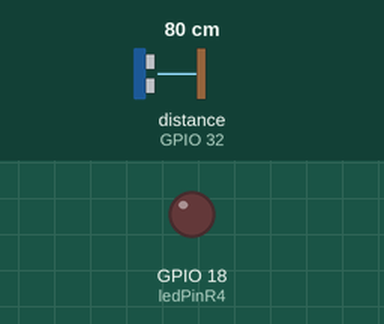
Recording of a sketch running on a simulated ESP32. Parts: output pins drawn as LEDs (lit = HIGH). Wiring (inferred from the names in the program): ultrasonic range finder: trigger GPIO 33; echo GPIO 32. The test bench sets the inputs (shaded band); at power-on: distance to the obstacle (sensor on GPIO 32) 80 cm. The echo pulse lasts 58.3 µs per cm; WiFi joins after 1.5 s; servers stay silent unless stated; no MQTT or app messages arrive unless stated; pins used as bus, display or sensor lines are not drawn; what the sketch prints to the serial monitor is not drawn.

Above: at 2.7 s.
2.8 s: distance to the obstacle (sensor on GPIO 32) set to 11 cm
13.0 s: distance to the obstacle (sensor on GPIO 32) set to 8 cm
At 17.0 s:
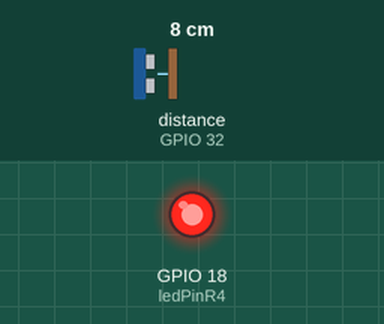
19.0 s: distance to the obstacle (sensor on GPIO 32) set to 18 cm
At 22.1 s:
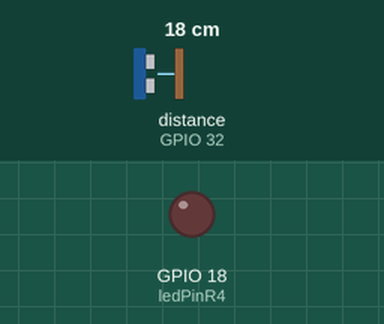
25.0 s: distance to the obstacle (sensor on GPIO 32) set to 9 cm
At 27.2 s:
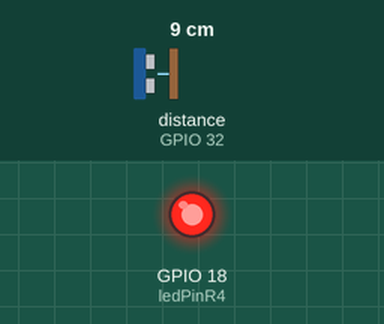
Timing chart, 0 to 28.7 s (numbered marks = the images above; inputs shaded):
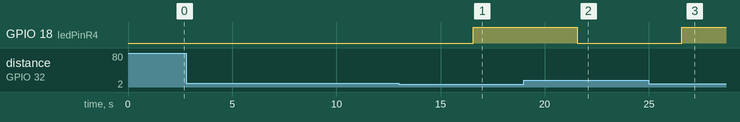

The sketch:

SL_MQTT-Silla4.ino
```cpp
//******************************************************************************************
//
//  Codigo MQTT - Biblioteca - Silla4 - ESP32_4.
//
//  Leds Rojos 4, Ulltrasonidos 4.
//
//******************************************************************************************
#include "PubSubClient.h"
#include "WiFi.h"

// WiFi -- Declaración
const char* ssid = "alfues62";          // SSID
const char* wifi_password = "alfues62"; // password

// MQTT -- Servidor.
const char* mqtt_server = "192.168.66.86";  // IP del MQTT broker

//MQTT -- Topicos.
const char* ultrasound4_topic = "smarlib/silla4/ultrasonidos";

//MQTT -- Info del Usuario.
const char* mqtt_username = "smartlibrary"; // MQTT username.
const char* mqtt_password = "smartlibrary"; // MQTT password.

const char* clientID = "SMARTLIBRARY4";      // MQTT client ID.

//Declaración de Pines de LEDs
#define ledPinR4 18

//Declaración de Pines de Ultrasonidos1.
#define Trigger 33
#define Echo 32

//Declaración de variables.
int ultrasonidos4 = 0;

WiFiClient wifiClient;                              // Inicializa el WiFi y MQTT Client.
PubSubClient client(mqtt_server, 1883, wifiClient); // 1883 como listener.

/*-------------------------------------------------------------------------

  connect_MQTT()

  Realiza la conexión con el WiFi especificado y con el Broker MQTT
  de la Raspberry Pi.

-------------------------------------------------------------------------*/
void connect_MQTT(){
  Serial.print("Connecting to ");
  Serial.println(ssid);

  // Connect to the WiFi
  WiFi.begin(ssid, wifi_password);

  // Espera hasta que la coneción haya sido realizada
  while (WiFi.status() != WL_CONNECTED) {
    delay(500);
    Serial.print(".");
  }

  // Debug - Output IP Address ESP32
  Serial.println("WiFi connected");
  Serial.print("IP address: ");
  Serial.println(WiFi.localIP());

  if (client.connect(clientID, mqtt_username, mqtt_password)) {
    Serial.println("Connected to MQTT Broker!");
  }
  else {
    Serial.println("Connection to MQTT Broker failed...");
  }
}

/*-------------------------------------------------------------------------

  setup()

  Realiza la configuración inicial y llama a connect_MQTT()

-------------------------------------------------------------------------*/
void setup() {
  Serial.begin(115200);

  client.setServer(mqtt_server, 1883);
  //client.setCallback(callback);

  //PinMode -- Decaraciones de los pins Ultrasonidos3.
  pinMode(Trigger, OUTPUT); //Salida del Ultrasonidos.
  pinMode(Echo, INPUT);     //Entrada del Ultrasonidos
  digitalWrite(Trigger, LOW);//Inicializamos el pin con 0.

  //PinMode -- Declaraciones pins LEDs.
  pinMode(ledPinR4, OUTPUT);

  connect_MQTT(); //Llamamos a la función que realiza la conexión MQTT
}

/*-------------------------------------------------------------------------

  funcUltrasonidos() --> Z

  Recoge los datos del sensor de Ultrasonidos y envia un output
  dependiendo de la distancia detectada.

-------------------------------------------------------------------------*/
int funcUltrasonidos4(){
  long t; //Tiempo de demora del eco.
  long d; //Distancia en centímetros.

  digitalWrite(Trigger, HIGH);
  delayMicroseconds(10);          //Enviamos un pulso de 10us
  digitalWrite(Trigger, LOW);

  t = pulseIn(Echo, HIGH); //obtenemos el ancho del pulso
  d = t / 59;           //escalamos el tiempo a una distancia en cm

  if(d <= 6)
  {
    Serial.print("Bien Sentado");
    ultrasonidos4 = 1;
  }
  else if(d > 6 && d <= 8 )
  {
    Serial.print("Mal Sentado");
    ultrasonidos4 = 2;
  }
  else if (d > 8 && d <= 50){
    Serial.print("No Sentado");
    ultrasonidos4 = 3;
  }

  return ultrasonidos4;
}

/*-------------------------------------------------------------------------

  loop()

  Actúa como publisher MQTT, envia los datos de temperatura,
  ultrasonidos y espalda.

  Realiza los cambios de estado de led del Ultrasonidos.

-------------------------------------------------------------------------*/
void loop() {
  client.loop();

  ultrasonidos4 = funcUltrasonidos4();

  //Cambio de Estado LED según Ultrasonido --------------------------------------------------------------
  if (ultrasonidos4 == 3){
    digitalWrite(ledPinR4, LOW);
  }else if(ultrasonidos4 == 1 || ultrasonidos4 == 2){
    digitalWrite(ledPinR4, HIGH);
  }
  //Fin -------------------------------------------------------------------------------------------------

  //Serials ---------------------------------------------------------------------------------------------
  Serial.print("Estado Ultras 4: ");
  Serial.print( ultrasonidos4 );
  Serial.println( "." );
  //Fin ----------------------------------------------------------------------------------------------------

  //Publicaciones ------------------------------------------------------------------------------------------
  // MQTT can only transmit strings
  String us4="Temp: "+String((int)ultrasonidos4)+" Eu ";

  //Publicar Ultrasonido4 --------------------------------------------------------
  // PUBLISH to the MQTT Broker (topic = ultrasonidos4, defined at the beginning)
  if (client.publish(ultrasound4_topic, String(ultrasonidos4).c_str())) {
    Serial.println("Ultrasound4 sent!");
  }
  else {
    Serial.println("Ultrassound failed to send. Reconnecting to MQTT Broker and trying again");
    client.connect(clientID, mqtt_username, mqtt_password);
    delay(10); // This delay ensures that client.publish doesn't clash with the client.connect call
    client.publish(ultrasound4_topic, String(ultrasonidos4).c_str());
  }
  //Fin de las Publicaciones ----------------------------------------------------------------------------------

  delay(5000); // print new values every 5s.
}
```

Measured:
- the behaviour switches between 10 and 9 cm on distance to the obstacle (sensor on GPIO 32) (found by bisection; images 0 and 1)
- after the input at 2.8 s, every drawn part: stays the same
- after the input at 13.0 s, GPIO 18 (ledPinR4): LOW → HIGH after 3.6 s
- after the input at 19.0 s, GPIO 18 (ledPinR4): HIGH → LOW after 2.6 s
- after the input at 25.0 s, GPIO 18 (ledPinR4): LOW → HIGH after 1.6 s
